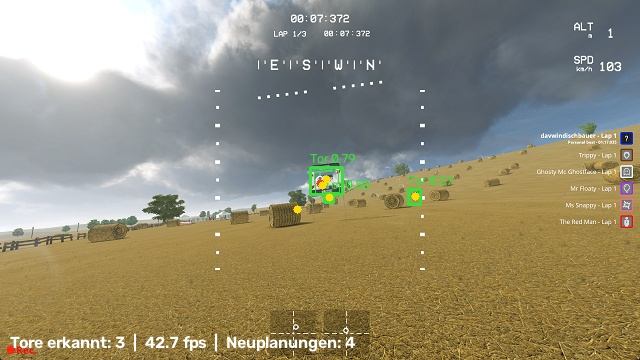
#> input picture hugo/content/de/project/reports/autonomes-rennen-test/overlay.jpg, 640 x 360 px
$ python -i vision.py   (imports and definitions only)
#> lines starting #> are read from the running program, lines starting #| are printed output that depends on the picture; after the words box and inside, x2 and y2 are one past the last pixel; in counts of white or black regions, pixels touching at a corner belong together
#> further down, picture is the input picture: shape (360, 640, 3); mean B, G, R 117.4, 141.3, 147.8
"""Gate (Torbogen) detection in the Liftoff FPV image.

Liftoff's race arches are thin white inverted-U shapes. Classical pipeline, no training data:
  1. white mask (low saturation, high value), HUD areas removed
  2. connected components, keep thin curved shapes: low fill ratio of the bounding box,
     both lower corners occupied (the two legs), top centre occupied, inside empty
  3. score by shape; the opening (inner rectangle between the legs) is the gate
"""
from dataclasses import dataclass

import cv2
import numpy as np


@dataclass
class GateDetection:
    x: int          # bounding box in image pixels
    y: int
    w: int
    h: int
    score: float

    @property
    def center(self):
        """Centre of the opening (between the legs, below the arch top)."""
        return (self.x + self.w / 2, self.y + self.h * 0.6)

    @property
    def feet(self):
        return (self.x + self.w * 0.08, self.y + self.h), (self.x + self.w * 0.92, self.y + self.h)


def hud_mask(h, w):
    """255 where the image shows the scene, 0 on Liftoff HUD elements."""
    m = np.full((h, w), 255, np.uint8)
    m[: int(0.12 * h), :] = 0                                   # timer, compass
    m[int(0.12 * h): int(0.75 * h), int(0.86 * w):] = 0          # ALT/SPD + ghost list
    m[:, : int(0.03 * w)] = 0
    m[int(0.92 * h):, : int(0.08 * w)] = 0                       # Rec.
    return m


_KERNELS = {}


def white_mask(bgr):
    """Thin bright, unsaturated structures. The top-hat removes large bright areas (sky, clouds, tents)."""
    hsv = cv2.cvtColor(bgr, cv2.COLOR_BGR2HSV)
#> hsv: shape (360, 640, 3); mean H, S, V 58.5, 81.7, 156.6
    v, s = hsv[:, :, 2], hsv[:, :, 1]
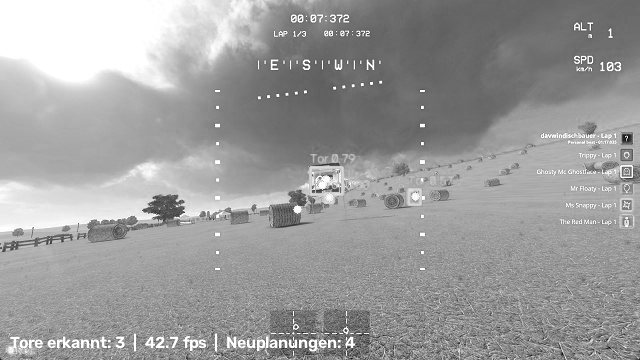
#> v: shape (360, 640); min 2, max 255, mean 156.6
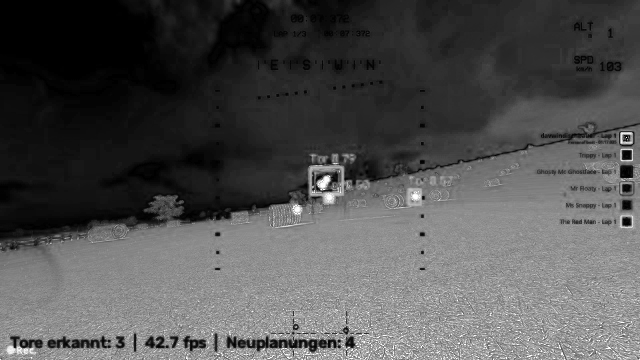
#> s: shape (360, 640); min 0, max 255, mean 81.7
    scale = bgr.shape[1] / 960
#> scale = 0.667
    sizes = tuple(max(5, int(k * scale) | 1) for k in (9, 21, 41))
#> sizes = (7, 15, 27)
    if sizes not in _KERNELS:
        _KERNELS[sizes] = [cv2.getStructuringElement(cv2.MORPH_ELLIPSE, (k, k)) for k in sizes]
    th = np.maximum.reduce([cv2.morphologyEx(v, cv2.MORPH_TOPHAT, k) for k in _KERNELS[sizes]])
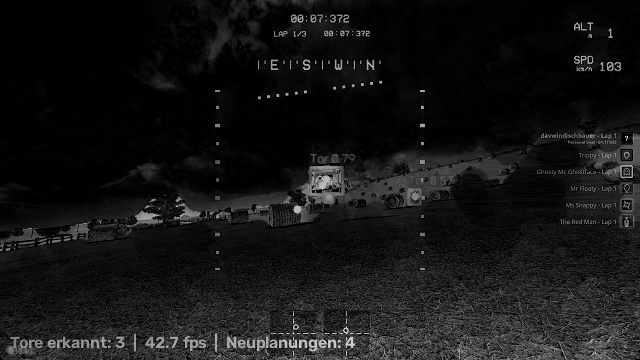
#> th: shape (360, 640); min 0, max 224, mean 21
    m = ((th > 35) & (s < 70) & (v > 150)).astype(np.uint8) * 255
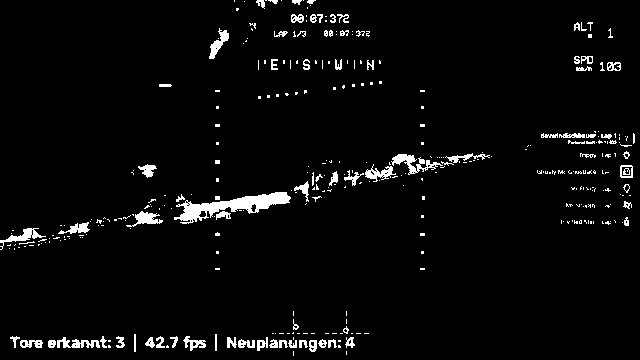
#> m: shape (360, 640); 3.7% white; 353 white regions (267 under 20 px), largest, box (x1, y1, x2, y2) and area: (174, 192, 291, 224) 1403, (391, 154, 443, 175) 392, (0, 228, 46, 250) 269
    m &= hud_mask(*m.shape)
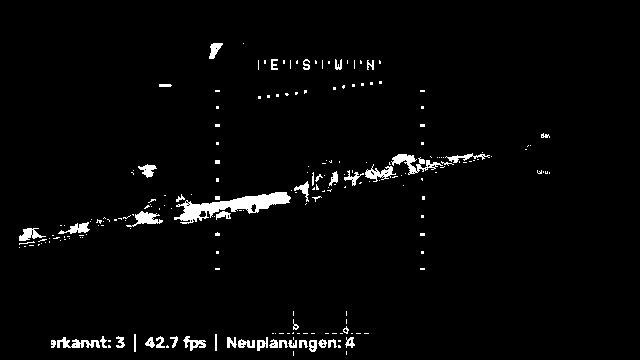
#> m: shape (360, 640); 2.7% white; 217 white regions (169 under 20 px), largest, box (x1, y1, x2, y2) and area: (174, 192, 291, 224) 1403, (391, 154, 443, 175) 392, (126, 211, 163, 227) 254
    return m


def detect_gates(bgr, min_size=12):
    m = white_mask(bgr)
    m = cv2.morphologyEx(m, cv2.MORPH_CLOSE, np.ones((3, 3), np.uint8))
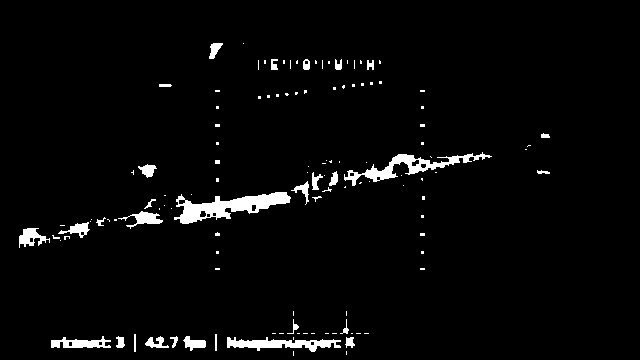
#> m: shape (360, 640); 3.1% white; 122 white regions (90 under 20 px), largest, box (x1, y1, x2, y2) and area: (174, 192, 291, 224) 1657, (344, 152, 492, 186) 1184, (227, 337, 341, 352) 853
    n, labels, stats, _ = cv2.connectedComponentsWithStats(m, connectivity=8)
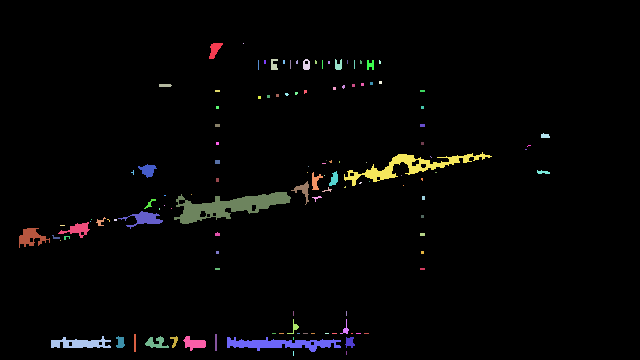
#> labels: shape (360, 640) int32; 123 distinct labels, from 0 to 122; one colour per label, 0 black
#> n = 123; stats = 123 rows, first 6: [0, 0, 640, 360, 223145], [209, 43, 14, 16, 127], [243, 43, 1, 1, 1], [271, 59, 7, 11, 58], [303, 59, 7, 11, 60], [335, 59, 7, 11, 58]
    h_img, w_img = m.shape
#> h_img = 360; w_img = 640
    out = []
    for i in range(1, n):
        x, y, w, h, area = stats[i]
        if w < min_size or h < min_size or w > 0.9 * w_img:
            continue
        aspect = w / h
        if not 0.6 < aspect < 2.6:
            continue
        fill = area / (w * h)
        if not 0.08 < fill < 0.55:
            continue
        comp = (labels[y:y + h, x:x + w] == i)
        bx, by = max(1, w // 5), max(1, h // 4)
        left = comp[h // 2:, :bx].mean()
        right = comp[h // 2:, -bx:].mean()
        top = comp[:by, w // 3: 2 * w // 3].mean()
        inside = comp[by + h // 6: h - 2, bx + w // 10: w - bx - w // 10].mean() if h > 8 and w > 8 else 1.0
        if left < 0.06 or right < 0.06 or top < 0.15 or inside > 0.12:
            continue
        # the legs should reach down; a cloud or tent is filled or flat
        score = min(left, right) * 2 + top - inside * 3 + min(1.0, (w * h) / 4000) * 0.3
        out.append(GateDetection(int(x), int(y), int(w), int(h), float(score)))
#> this loop made 122 passes
#> (x, y, w, h, area) on passes 3, 4, 5, 17, 22, 38, 45, 54, 55, 57: (271, 59, 7, 11, 58), (303, 59, 7, 11, 60), (335, 59, 7, 11, 58), (367, 60, 7, 10, 52), (159, 84, 13, 3, 37), (541, 133, 9, 5, 35), (215, 160, 5, 4, 20), (329, 171, 9, 15, 83), (537, 170, 13, 4, 35), (312, 172, 11, 18, 98)
#> (x, y, w, h, area, aspect, fill) on pass 1: (209, 43, 14, 16, 127, 0.875, 0.567)
#> after the loop, out = []
    return sorted(out, key=lambda g: -g.w * g.h)


def draw(bgr, gates, color=(0, 255, 255)):
    img = bgr.copy()
    for g in gates:
        cv2.rectangle(img, (g.x, g.y), (g.x + g.w, g.y + g.h), color, 2)
        cx, cy = g.center
        cv2.drawMarker(img, (int(cx), int(cy)), color, cv2.MARKER_CROSS, 12, 2)
    return img

>>> import cv2
>>> picture = cv2.imread('../../hugo/content/de/project/reports/autonomes-rennen-test/overlay.jpg')
>>> result = detect_gates(picture)
#> result = []
